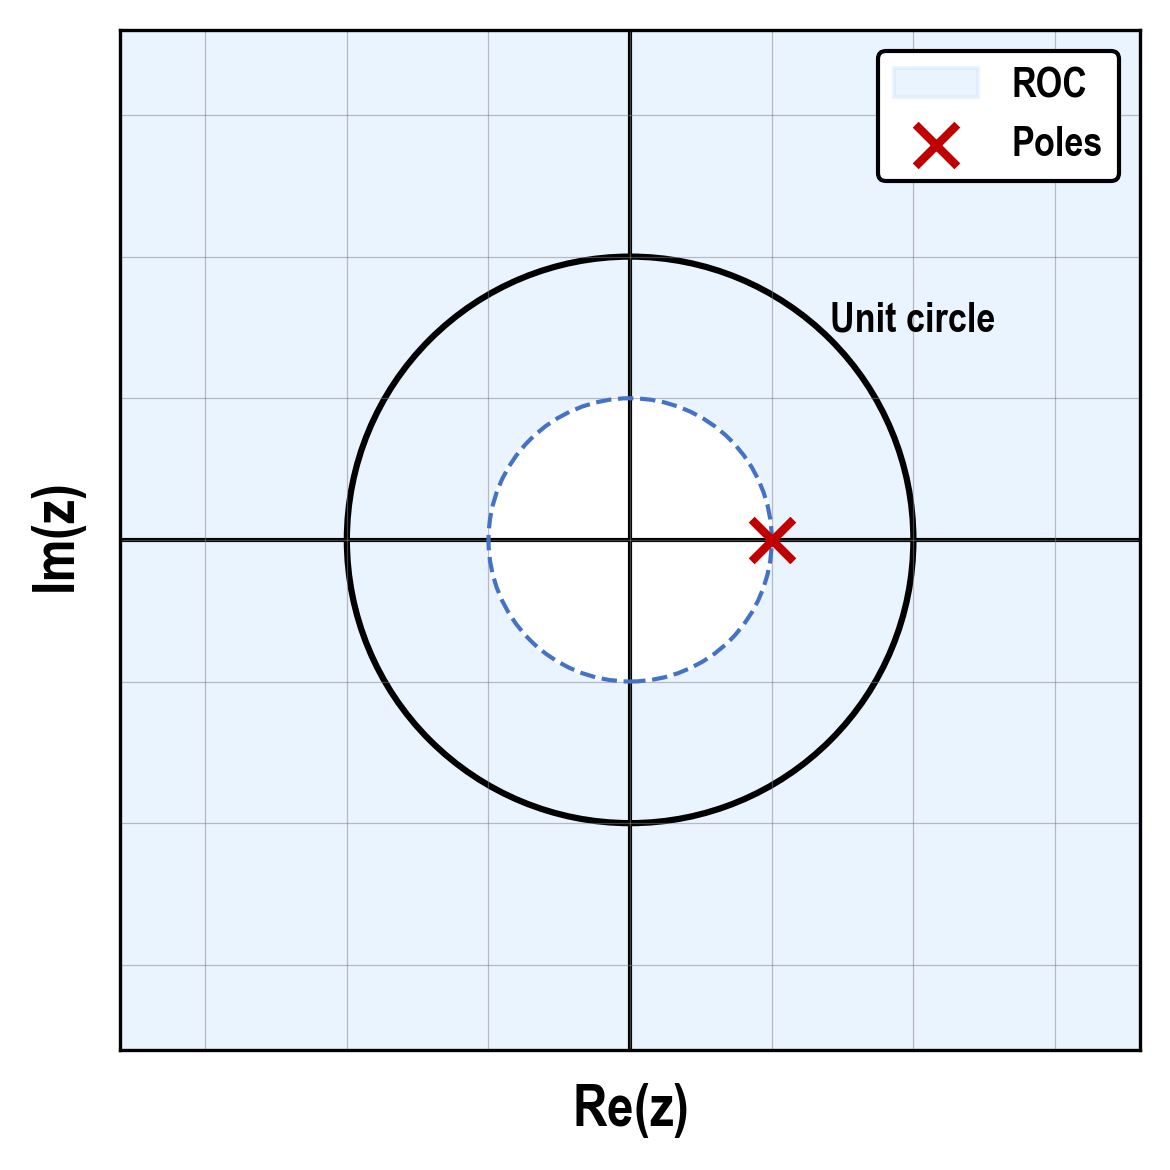

The Python source for this figure:
#!/usr/bin/env python3
"""
pole_zero.py — s-plane and z-plane pole-zero plots with region of convergence (lecture 08)

One of the reference plots in references/plots/. The plot style and the PowerPoint
sizing rules live in AGENTS.md (section Plots).

Both plots assume a causal system:
  * s-plane, 4x3 in : ROC is the half plane right of the rightmost pole
  * z-plane, 4x4 in : ROC is the annulus outside the outermost pole, unit circle drawn
                      as a 1.5 pt black circle, ROC boundary as a dashed blue circle
Shared conventions:
  * axes through the origin as 1 pt black lines, no tick labels, no tick marks
  * poles: red "x" markers (s=100, 2 pt stroke), zeros: white circles with a blue edge
  * ROC shaded light blue (#d6eaff at 50 %)
  * axis labels at 14 pt, legend at 10 pt in a black-edged box, 0.3 pt gray grid

Usage
-----
    python pole_zero.py --plane s --poles=-1
    python pole_zero.py --plane s --poles=-1+2j,-1-2j      # complex pair, lecture 02
    python pole_zero.py --plane z --poles=0.5
    python pole_zero.py --plane z --poles=0.5+0.5j,0.5-0.5j --zeros=1 --out fig.png

Write --poles=... with the equals sign and separate values with commas, so that a
leading minus sign is not read as an option.

Dependencies: numpy, matplotlib
"""
import argparse
import numpy as np
import matplotlib as mpl
import matplotlib.pyplot as plt
from matplotlib.ticker import NullFormatter

# ---------------------------------------------------------------- palette ---
RED   = "#C00000"
BLUE  = "b"
ROC   = "#D6EAFF"
ROC_EDGE = "#4472C4"
BLACK = "black"


# ---------------------------------------------------------------- styling ---
def apply_style(font="Arial Narrow"):
    """Global matplotlib look used across the lecture notebooks."""
    from matplotlib.font_manager import findfont, FontProperties
    try:
        resolved = findfont(FontProperties(family=font), fallback_to_default=False)
        mpl.rcParams["font.family"] = font if resolved else "sans-serif"
    except Exception:
        mpl.rcParams["font.family"] = "sans-serif"
    mpl.rcParams.update({
        "font.weight":      "bold",
        "axes.labelweight": "bold",
        "mathtext.default": "regular",
    })


def _axes_and_markers(ax, poles, zeros, limit, xlabel, ylabel):
    """Origin axes, pole and zero markers, blank ticks, grid and legend."""
    ax.axhline(0, color=BLACK, linewidth=1, zorder=1)
    ax.axvline(0, color=BLACK, linewidth=1, zorder=1)
    if len(poles):
        ax.scatter(np.real(poles), np.imag(poles), s=100, marker="x",
                   color=RED, linewidth=2, label="Poles", zorder=3)
    if len(zeros):
        ax.scatter(np.real(zeros), np.imag(zeros), s=100, marker="o",
                   facecolors="white", edgecolors=BLUE, linewidth=2, label="Zeros", zorder=3)
    ax.set_xlabel(xlabel, fontsize=14)
    ax.set_ylabel(ylabel, fontsize=14)
    ax.set_xlim(-limit, limit)
    ax.set_ylim(-limit, limit)
    ax.xaxis.set_major_formatter(NullFormatter())
    ax.yaxis.set_major_formatter(NullFormatter())
    ax.grid(which="both", linewidth=0.3, zorder=0, color="gray", alpha=0.5)
    ax.tick_params(axis="both", which="both", length=0)
    ax.legend(loc="upper right", framealpha=1, edgecolor=BLACK, fontsize=10)


# ------------------------------------------------------------------- plot ---
def s_plane(poles, zeros):
    """ROC of a causal system: Re(s) > Re of the rightmost pole."""
    poles, zeros = np.asarray(poles, complex), np.asarray(zeros, complex)
    fig, ax = plt.subplots(figsize=(4, 3), dpi=300)

    pts = np.concatenate([poles, zeros])
    limit = max(np.max(np.abs(np.r_[pts.real, pts.imag])) * 1.5, 2) if len(pts) else 5

    if len(poles):
        sigma_max = np.max(poles.real)
        ax.axvspan(sigma_max, limit * 2, color=ROC, alpha=0.5, zorder=0, label="ROC")

    _axes_and_markers(ax, poles, zeros, limit, r"$\sigma$ (Real)", r"$j\omega$ (Imaginary)")
    fig.tight_layout()
    return fig


def z_plane(poles, zeros):
    """ROC of a causal system: |z| > radius of the outermost pole."""
    poles, zeros = np.asarray(poles, complex), np.asarray(zeros, complex)
    fig, ax = plt.subplots(figsize=(4, 4), dpi=300)
    ax.set_aspect("equal")

    pts = np.concatenate([poles, zeros])
    limit = max(np.max(np.abs(pts)) if len(pts) else 0, 1) * 1.8

    if len(poles):
        r = np.max(np.abs(poles))
        # shade everything, then mask the inside of the ROC radius with a white disc
        ax.fill_between(np.linspace(-limit * 2, limit * 2, 2), -limit * 2, limit * 2,
                        color=ROC, alpha=0.5, zorder=0, label="ROC")
        ax.add_patch(plt.Circle((0, 0), r, color="white", zorder=0))
        ax.add_patch(plt.Circle((0, 0), r, fill=False, linestyle="--",
                                linewidth=1, color=ROC_EDGE, zorder=2))

    ax.add_patch(plt.Circle((0, 0), 1.0, fill=False, linestyle="-",
                            linewidth=1.5, color=BLACK, zorder=1))
    ax.annotate("Unit circle", xy=(0.707, 0.707), fontsize=10, color=BLACK,
                ha="left", va="bottom")

    _axes_and_markers(ax, poles, zeros, limit, r"Re$(z)$", r"Im$(z)$")
    fig.tight_layout()
    return fig


# ------------------------------------------------------------------- main ---
def main():
    p = argparse.ArgumentParser(description=__doc__,
                                formatter_class=argparse.RawDescriptionHelpFormatter)
    p.add_argument("--plane", choices=["s", "z"], default="z")
    p.add_argument("--poles", default=None,
                   help="comma-separated complex numbers, e.g. --poles=-1+2j,-1-2j "
                        "(default: s: -1, z: 0.5)")
    p.add_argument("--zeros", default="", help="comma-separated complex numbers")
    p.add_argument("--out", default=None,
                   help="output image path (png/pdf/svg); omit to open a window")
    a = p.parse_args()

    def parse(s):
        return [complex(v) for v in s.replace(" ", "").split(",") if v]
    a.poles = parse(a.poles) if a.poles is not None else ([-1] if a.plane == "s" else [0.5])
    a.zeros = parse(a.zeros)

    apply_style()
    fig = (s_plane if a.plane == "s" else z_plane)(a.poles, a.zeros)
    if a.out:
        fig.savefig(a.out, bbox_inches="tight")
        print(f"saved {a.out}")
    else:
        plt.show()


if __name__ == "__main__":
    main()
